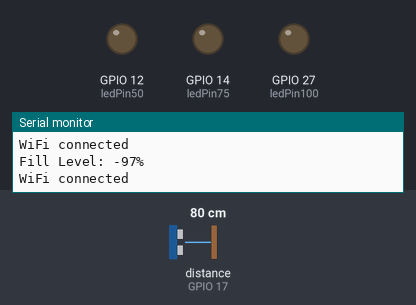
Bench run of a sketch on a simulated ESP32. On the bench: output pins drawn as LEDs (lit = HIGH), the last lines printed to the serial monitor. Wiring (inferred from the names in the program): ultrasonic range finder: trigger GPIO 4; echo GPIO 17. Inputs (shaded band) come from the test bench; at power-on: distance to the obstacle (sensor on GPIO 17) 80 cm. The echo pulse lasts 58.3 µs per cm; WiFi joins after 1.5 s; servers stay silent unless stated; web services answer with replies made up by the test bench; pins used as bus, display or sensor lines are not drawn.

Above: at 3.5 s.
3.6 s: distance to the obstacle (sensor on GPIO 17) set to 25 cm
5.5 s: distance to the obstacle (sensor on GPIO 17) set to 19 cm
At 7.1 s:
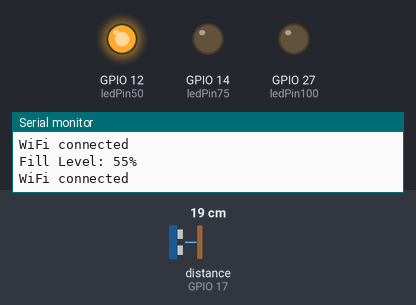
7.8 s: distance to the obstacle (sensor on GPIO 17) set to 13 cm
9.5 s: distance to the obstacle (sensor on GPIO 17) set to 10 cm
At 10.6 s:
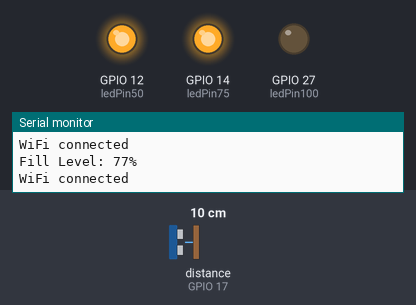
11.8 s: distance to the obstacle (sensor on GPIO 17) set to 7 cm
13.5 s: distance to the obstacle (sensor on GPIO 17) set to 4 cm
At 15.2 s:
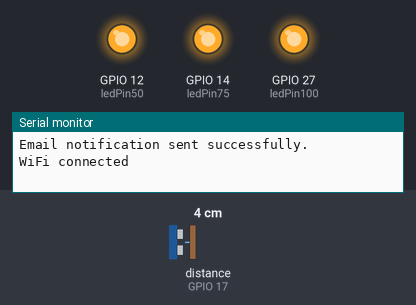
Timing chart, 0 to 16.7 s (numbered marks = the images above; inputs shaded):
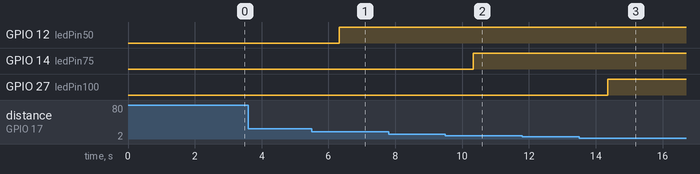

Measured:
- the behaviour switches between 22 and 21 cm on distance to the obstacle (sensor on GPIO 17) (found by bisection; images 0 and 1)
- the behaviour switches between 12 and 11 cm on distance to the obstacle (sensor on GPIO 17) (found by bisection; images 1 and 2)
- the behaviour switches between 6 and 5 cm on distance to the obstacle (sensor on GPIO 17) (found by bisection; images 2 and 3)
- after the input at 5.5 s, GPIO 12 (ledPin50): LOW → HIGH after 0.83 s
- after the input at 9.5 s, GPIO 14 (ledPin75): LOW → HIGH after 0.84 s
- after the input at 13.5 s, GPIO 27 (ledPin100): LOW → HIGH after 0.85 s

The sketch:

finalCode_Blynk_levelDetect3Bilbs_Email.ino
```cpp
#define BLYNK_TEMPLATE_ID "TMPL6IJCDjWzV"
#define BLYNK_TEMPLATE_NAME "My Bin"
#define BLYNK_AUTH_TOKEN "3VFHoRDHIZ2q76OPsQ1eoHu431mJvBs4"

#include <WiFi.h>
#include <HTTPClient.h>
#include <BlynkSimpleEsp32.h>

// Define pins for the ultrasonic sensor
const int trigPin = 4;
const int echoPin = 17;

// Define pins for the LEDs

const int ledPin50 = 12;
const int ledPin75 = 14;
const int ledPin100 = 27;

// Define the bin height (in cm)
const int binHeight = 40; // Adjust based on your bin height

// WiFi credentials
const char* ssid = "SLT-4G-62F3";
const char* password = "828L8RQ3LF3";

// IFTTT webhook key
const char* iftttKey = "o9rVG7s_uhrtcLdClZHmfVqVt7OE_bE5ynk5WBK-Pag";
const char* iftttEventName = "BinFull"; // Define your event name

// Blynk Auth Token
char auth[] = BLYNK_AUTH_TOKEN;

void setup() {
  // Initialize serial communication
  Serial.begin(115200);

  // Initialize the pins
  pinMode(trigPin, OUTPUT);
  pinMode(echoPin, INPUT);

  pinMode(ledPin50, OUTPUT);
  pinMode(ledPin75, OUTPUT);
  pinMode(ledPin100, OUTPUT);

  // Turn off all LEDs at the start

  digitalWrite(ledPin50, LOW);
  digitalWrite(ledPin75, LOW);
  digitalWrite(ledPin100, LOW);

  // Connect to WiFi
  WiFi.begin(ssid, password);
  Serial.println("Connecting to WiFi...");
  while (WiFi.status() != WL_CONNECTED) {
    delay(1000);
    Serial.print(".");
  }
  Serial.println("\nConnected to WiFi");

  // Initialize Blynk
  Blynk.begin(auth, ssid, password,"blynk.cloud");
}

void loop() {
  // Measure the distance
  long duration = getDistance();
  int distance = duration * 0.034 / 2;

  // Calculate the fill level as a percentage
  int fillLevel = ((binHeight - distance) * 100) / binHeight;

  // Print the fill level for debugging
  Serial.print("Fill Level: ");
  Serial.print(fillLevel);
  Serial.println("%");

  // Update Blynk with the fill level
  Blynk.virtualWrite(V17, fillLevel); // Assume V0 is the virtual pin for the gauge

  // Control the LEDs based on the fill level


  if (fillLevel >= 50) {
    digitalWrite(ledPin50, HIGH);
    Blynk.virtualWrite(V12, 255); // Turn on Blynk LED widget on V2
  } else {
    digitalWrite(ledPin50, LOW);
    Blynk.virtualWrite(V12, 0); // Turn off Blynk LED widget on V2
  }

  if (fillLevel >= 75) {
    digitalWrite(ledPin75, HIGH);
    Blynk.virtualWrite(V14, 255); // Turn on Blynk LED widget on V3
  } else {
    digitalWrite(ledPin75, LOW);
    Blynk.virtualWrite(V14, 0); // Turn off Blynk LED widget on V3
  }

  if (fillLevel >= 90) {
    digitalWrite(ledPin100, HIGH);
    sendEmailNotification();
    Blynk.virtualWrite(V27, 255); // Turn on Blynk LED widget on V4
  } else {
    digitalWrite(ledPin100, LOW);
    Blynk.virtualWrite(V27, 0); // Turn off Blynk LED widget on V4
  }

  // Check WiFi connection status
  if (WiFi.status() == WL_CONNECTED) {
    Serial.println("WiFi connected");
  } else {
    Serial.println("WiFi not connected");
  }

  // Run Blynk
  Blynk.run();

  // Wait before taking the next measurement
  delay(1000);
}

long getDistance() {
  // Send a pulse from the ultrasonic sensor
  digitalWrite(trigPin, LOW);
  delayMicroseconds(2);
  digitalWrite(trigPin, HIGH);
  delayMicroseconds(10);
  digitalWrite(trigPin, LOW);

  // Read the echo time
  return pulseIn(echoPin, HIGH);
}

void sendEmailNotification() {
  if (WiFi.status() == WL_CONNECTED) {
    HTTPClient http;
    String url = "https://maker.ifttt.com/trigger/" + String(iftttEventName) + "/json/with/key/" + String(iftttKey);

    // JSON payload
    String jsonPayload = "{\"this\":[{\"is\":{\"some\":[\"test\",\"data\"]}}]}";

    http.begin(url);
    http.addHeader("Content-Type", "application/json");

    int httpCode = http.POST(jsonPayload);

    Serial.print("HTTP Code: ");
    Serial.println(httpCode);

    if (httpCode > 0) {
      String payload = http.getString();
      Serial.println("Payload: " + payload);
      if (httpCode == 200) {
        Serial.println("Email notification sent successfully.");
      } else {
        Serial.println("Failed to send email notification. HTTP Code: " + String(httpCode));
      }
    } else {
      Serial.println("HTTP request failed.");
    }
    http.end();
  } else {
    Serial.println("WiFi not connected");
  }
}
```
